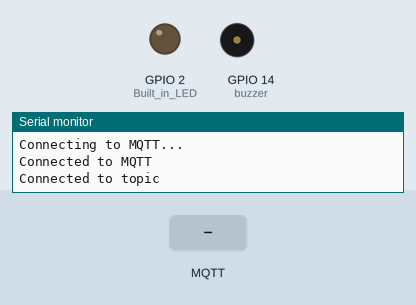
This program was run on a simulated ESP32. Parts: output pins drawn as LEDs (lit = HIGH), buzzer (waves = sounding), the last lines printed to the serial monitor. The inputs (shaded band) are chosen by the test bench. WiFi joins after 1.5 s; servers stay silent unless stated; no MQTT or app messages arrive unless stated.

Above: at 4.2 s.
4.3 s: MQTT message "1" arrives on the first subscribed topic
At 5.6 s:
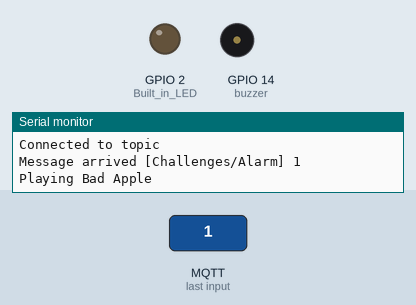
Timing chart, 0 to 46.0 s (numbered marks = the images above; inputs shaded):
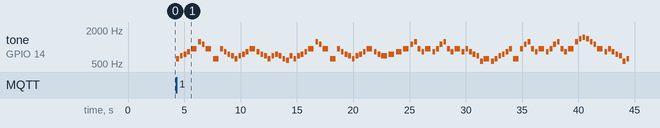

Measured:
- after the input at 4.3 s, tone on GPIO 14 (buzzer): plays 622 Hz for 0.25 s, 698 Hz for 0.25 s, 740 Hz for 0.25 s, 831 Hz for 0.25 s, 932 Hz for 0.50 s, 1245 Hz for 0.25 s … (105 notes in this stretch), starting at once

The program:

main.cpp
```cpp
// REQUIRED LIBRARIES, DONT REMOVE
#include <Arduino.h>
#include <WiFi.h>
#include <PubSubClient.h>
#include "sensitiveInformation.h" //ENSURE WIFI & MQTT IS CONFIGURED CORRECTLY
#include "pitches.h"

const int buzzer = 14;
// Notes for "Bad Apple"
int melody[] = {
  NOTE_DS5, NOTE_F5, NOTE_FS5, NOTE_GS5, NOTE_AS5, NOTE_DS6, NOTE_CS6,
  NOTE_AS5, NOTE_DS5, NOTE_AS5, NOTE_GS5, NOTE_FS5, NOTE_F5, NOTE_DS5, NOTE_F5,
  NOTE_FS5, NOTE_GS5, NOTE_AS5, NOTE_GS5, NOTE_FS5, NOTE_F5, NOTE_DS5,
  NOTE_F5, NOTE_FS5, NOTE_F5, NOTE_DS5, NOTE_D5, NOTE_F5, NOTE_DS5, NOTE_F5,
  NOTE_FS5, NOTE_GS5, NOTE_AS5, NOTE_DS6, NOTE_CS6, NOTE_AS5,
  NOTE_DS5, NOTE_AS5, NOTE_GS5, NOTE_FS5, NOTE_F5, NOTE_DS5, NOTE_F5, NOTE_FS5,
  NOTE_GS5, NOTE_AS5, NOTE_GS5, NOTE_FS5, NOTE_F5, NOTE_FS5, NOTE_GS5, NOTE_AS5,
  NOTE_CS6, NOTE_DS6, NOTE_AS5, NOTE_GS5, NOTE_AS5, NOTE_GS5, NOTE_AS5,
  NOTE_CS6, NOTE_DS6, NOTE_AS5, NOTE_GS5, NOTE_AS5, NOTE_GS5, NOTE_AS5, NOTE_GS5, NOTE_FS5,
  NOTE_F5, NOTE_CS5, NOTE_DS5, NOTE_CS5, NOTE_DS5, NOTE_F5, NOTE_FS5, NOTE_GS5,
  NOTE_AS5, NOTE_DS5,
  NOTE_AS5, NOTE_CS6, NOTE_DS6, NOTE_AS5, NOTE_GS5, NOTE_AS5, NOTE_GS5, NOTE_AS5,
  NOTE_CS6, NOTE_DS6, NOTE_AS5, NOTE_GS5, NOTE_AS5, NOTE_DS6, NOTE_F6, NOTE_FS6, NOTE_F6, NOTE_DS6,
  NOTE_CS6, NOTE_AS5, NOTE_GS5, NOTE_AS5, NOTE_GS5, NOTE_FS5, NOTE_F5, NOTE_CS5, NOTE_DS5,
};

// Durations: 4 = quarter note, 8 = eighth note, etc.
int noteDurations[] = {
  4, 4, 4, 4, 2, 4, 4,
  2, 2, 4, 4, 4, 4, 4, 4,
  4, 4, 2, 4, 4, 4, 4,
  4, 4, 4, 4, 4, 4, 4, 4,
  4, 4, 2, 4, 4, 2,
  2, 4, 4, 4, 4, 4, 4, 4,
  4, 2, 4, 4, 2, 2, 2, 2,
  4, 4, 4, 4, 2, 4, 4,
  4, 4, 4, 4, 2, 4, 4, 4, 4,
  4, 4, 2, 4, 4, 4, 4, 4,
  4, 2,
  4, 4, 4, 4, 4, 2, 4, 4,
  4, 4, 4, 4, 2, 4, 4, 4, 4, 4,
  4, 2, 4, 4, 4, 4, 4, 4, 4,

};

void playBadApple() {
  for (int i = 0; i < sizeof(melody) / sizeof(melody[0]); i++) {
    int duration = 1000 / noteDurations[i];
    tone(buzzer, melody[i], duration);
    delay(duration * 1.3); // pause between notes
    noTone(buzzer);
  }
}

void callback(char* topic, byte* payload, unsigned int length) {
  Serial.print("Message arrived [");
  Serial.print(topic);
  Serial.print("] ");
  for (int i = 0; i < length; i++) {
    Serial.print((char)payload[i]);
  }
  Serial.println();

  if ((char)payload[0] == '1') {
    Serial.println("Playing Bad Apple");
    playBadApple();
  } else {
    Serial.println("LED OFF");
    digitalWrite(LED_BUILTIN, LOW);
    tone(buzzer, 0);
  }
}


// Declare the callback function prototype before setup()
void callback(char* topic, byte* payload, unsigned int length);

// MQTT client setup
WiFiClient espClient;
PubSubClient client(espClient);

void connectMqtt() {
  while (!client.connected()) {
    Serial.println("Connecting to MQTT...");
    if (client.connect(mqttClient)) {
      Serial.println("Connected to MQTT");
      client.subscribe(mqttTopic);  // Subscribe to the control topic
      Serial.println("Connected to topic");
    } else {
      Serial.print("Failed with state ");
      Serial.print(client.state());
      delay(2000);
    }
  }
}

void setup() {
  pinMode(LED_BUILTIN, OUTPUT); // Built in LED
  pinMode(buzzer, OUTPUT); // Set buzzer - pin 9 as an output

  Serial.begin(9600);
  while (!Serial) {
    delay(10);
  }
  delay(1000);

  WiFi.begin(ssid, password);

  while (WiFi.status() != WL_CONNECTED) {
    delay(1000);
    Serial.println("Connecting to WiFi..");
  }
  Serial.println();
  Serial.print("Connected to WiFI");
  Serial.print("IP address: ");
  Serial.println(WiFi.localIP());

  // Setting up MQTT
  client.setServer(mqttServer, mqttPort);
  client.setCallback(callback);  // Set the callback function to handle incoming messages
  client.subscribe(mqttTopic);
  connectMqtt();
}

void loop() { // The loop function likely does not require change in the majority of circumstances.
  if (!client.connected()) {
    connectMqtt();
  }
  client.loop();  // Check for incoming messages and keep the connection alive
}
```

pitches.h
```cpp
/*************************************************


 * Public Constants


 *************************************************/

#define REST 0

#define NOTE_B0  31

#define NOTE_C1  33

#define NOTE_CS1 35

#define NOTE_D1  37

#define NOTE_DS1 39

#define NOTE_E1  41

#define NOTE_F1  44

#define NOTE_FS1 46

#define NOTE_G1  49

#define NOTE_GS1 52

#define NOTE_A1  55

#define NOTE_AS1 58

#define NOTE_B1  62

#define NOTE_C2  65

#define NOTE_CS2 69

#define NOTE_D2  73

#define NOTE_DS2 78

#define NOTE_E2  82

#define NOTE_F2  87

#define NOTE_FS2 93

#define NOTE_G2  98

#define NOTE_GS2 104

#define NOTE_A2  110

#define NOTE_AS2 117

#define NOTE_B2  123

#define NOTE_C3  131

#define NOTE_CS3 139

#define NOTE_D3  147

#define NOTE_DS3 156

#define NOTE_E3  165

#define NOTE_F3  175

#define NOTE_FS3 185

#define NOTE_G3  196

#define NOTE_GS3 208

#define NOTE_A3  220

#define NOTE_AS3 233

#define NOTE_B3  247

#define NOTE_C4  262

#define NOTE_CS4 277

#define NOTE_D4  294

#define NOTE_DS4 311

#define NOTE_E4  330

#define NOTE_F4  349

#define NOTE_FS4 370

#define NOTE_G4  392

#define NOTE_GS4 415

#define NOTE_A4  440

#define NOTE_AS4 466

#define NOTE_B4  494

#define NOTE_C5  523

#define NOTE_CS5 554

#define NOTE_D5  587

#define NOTE_DS5 622

#define NOTE_E5  659

#define NOTE_F5  698

#define NOTE_FS5 740

#define NOTE_G5  784

#define NOTE_GS5 831

#define NOTE_A5  880

#define NOTE_AS5 932

#define NOTE_B5  988

#define NOTE_C6  1047

#define NOTE_CS6 1109

#define NOTE_D6  1175

#define NOTE_DS6 1245

#define NOTE_E6  1319

#define NOTE_F6  1397

#define NOTE_FS6 1480

#define NOTE_G6  1568

#define NOTE_GS6 1661

#define NOTE_A6  1760

#define NOTE_AS6 1865

#define NOTE_B6  1976

#define NOTE_C7  2093

#define NOTE_CS7 2217

#define NOTE_D7  2349

#define NOTE_DS7 2489

#define NOTE_E7  2637

#define NOTE_F7  2794

#define NOTE_FS7 2960

#define NOTE_G7  3136

#define NOTE_GS7 3322

#define NOTE_A7  3520

#define NOTE_AS7 3729

#define NOTE_B7  3951

#define NOTE_C8  4186

#define NOTE_CS8 4435

#define NOTE_D8  4699

#define NOTE_DS8 4978
```

sensitiveInformation.h
```cpp
/*
 * Contains any sensitive Infomration that you do not want published to Github.
 *
 * The SSID and Password variables will need to be changed if you’re connecting to another Wireless Access Point (such as at home).
 *
 * This file is supposed to be in the .gitignore
 *
 */


// Wifi network
const char* ssid = "CyberRange";       // Wifi Network Name
const char* password = "CyberRange";  // Wifi Password

// MQTT client name
const char* mqttClient = "ESP32";

// MQTT Topic
const char* mqttTopic = "Challenges/Alarm"; // It's worth noting that an ESP32 can subscribe to more than 1 topic

// Replace with the MQTT broker IP address and port (default port for MQTT is 1883)
const char* mqttServer = "192.168.1.10";
const int mqttPort = 1883;
```
